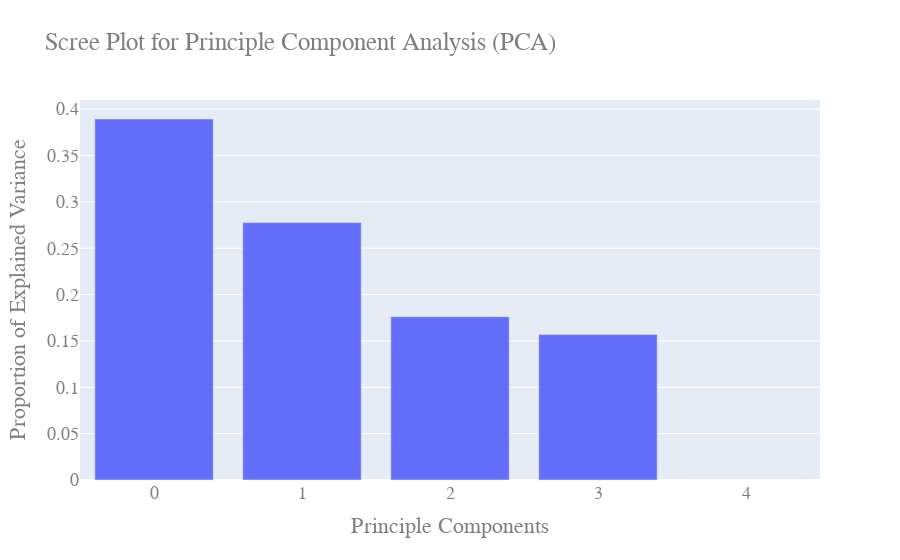

Notebook code cell kept with this figure:
### Code cell
fig = go.Figure()
fig.add_trace(go.Bar(x= index, y= pca.explained_variance_ratio_))
fig.update_layout(
    title="Scree Plot for Principle Component Analysis (PCA)",
    xaxis_title="Principle Components",
    yaxis_title="Proportion of Explained Variance",
    font=dict(
        family="Garamond, monospace",
        size=18,
        color="#7f7f7f"
        )
)
fig.show()

### Figure 1 — Plotly figure (JSON) as saved in the notebook; plotly's stock layout.template omitted (floating-point values rounded to 4 significant figures)
{"data": [{"type": "bar", "x": [0, 1, 2, 3, 4], "y": [0.3894, 0.2776, 0.1761, 0.1569, 1.339e-32]}], "layout": {"font": {"color": "#7f7f7f", "family": "Garamond, monospace", "size": 18}, "title": {"text": "Scree Plot for Principle Component Analysis (PCA)"}, "xaxis": {"title": {"text": "Principle Components"}}, "yaxis": {"title": {"text": "Proportion of Explained Variance"}}}}
